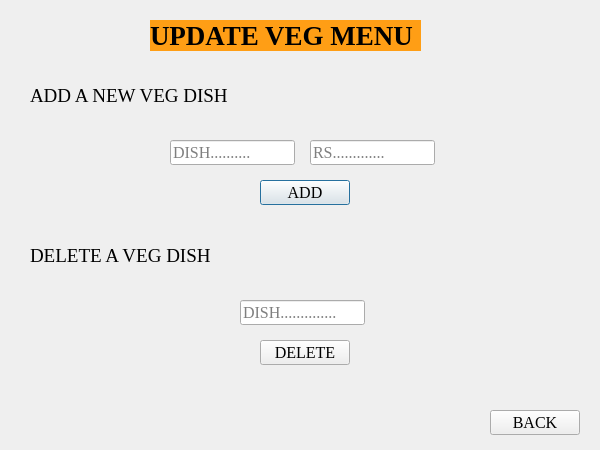
<?xml version="1.0" encoding="UTF-8"?>
<ui version="4.0">
 <class>adminVeg</class>
 <widget class="QDialog" name="adminVeg">
  <property name="geometry">
   <rect>
    <x>0</x>
    <y>0</y>
    <width>600</width>
    <height>450</height>
   </rect>
  </property>
  <property name="font">
   <font>
    <family>Times New Roman</family>
    <pointsize>12</pointsize>
   </font>
  </property>
  <property name="windowTitle">
   <string>Dialog</string>
  </property>
  <property name="styleSheet">
   <string notr="true">background-image: url(:/new/prefix1/backgr.PNG);</string>
  </property>
  <widget class="QPushButton" name="add">
   <property name="geometry">
    <rect>
     <x>260</x>
     <y>180</y>
     <width>90</width>
     <height>25</height>
    </rect>
   </property>
   <property name="font">
    <font>
     <family>Times New Roman</family>
     <pointsize>12</pointsize>
    </font>
   </property>
   <property name="styleSheet">
    <string notr="true">
</string>
   </property>
   <property name="text">
    <string>ADD</string>
   </property>
  </widget>
  <widget class="QLineEdit" name="foodPrice">
   <property name="geometry">
    <rect>
     <x>310</x>
     <y>140</y>
     <width>125</width>
     <height>25</height>
    </rect>
   </property>
   <property name="font">
    <font>
     <family>Times New Roman</family>
     <pointsize>12</pointsize>
    </font>
   </property>
   <property name="text">
    <string/>
   </property>
   <property name="placeholderText">
    <string>RS.............</string>
   </property>
  </widget>
  <widget class="QLineEdit" name="foodName">
   <property name="geometry">
    <rect>
     <x>170</x>
     <y>140</y>
     <width>125</width>
     <height>25</height>
    </rect>
   </property>
   <property name="font">
    <font>
     <family>Times New Roman</family>
     <pointsize>12</pointsize>
     <weight>50</weight>
     <bold>false</bold>
    </font>
   </property>
   <property name="text">
    <string/>
   </property>
   <property name="placeholderText">
    <string>DISH..........</string>
   </property>
  </widget>
  <widget class="QPushButton" name="back">
   <property name="geometry">
    <rect>
     <x>490</x>
     <y>410</y>
     <width>90</width>
     <height>25</height>
    </rect>
   </property>
   <property name="font">
    <font>
     <family>Times New Roman</family>
     <pointsize>12</pointsize>
     <weight>50</weight>
     <bold>false</bold>
    </font>
   </property>
   <property name="text">
    <string>BACK</string>
   </property>
  </widget>
  <widget class="QPushButton" name="del">
   <property name="geometry">
    <rect>
     <x>260</x>
     <y>340</y>
     <width>90</width>
     <height>25</height>
    </rect>
   </property>
   <property name="font">
    <font>
     <family>Times New Roman</family>
     <pointsize>12</pointsize>
    </font>
   </property>
   <property name="text">
    <string>DELETE</string>
   </property>
  </widget>
  <widget class="QLineEdit" name="delFood">
   <property name="geometry">
    <rect>
     <x>240</x>
     <y>300</y>
     <width>125</width>
     <height>25</height>
    </rect>
   </property>
   <property name="font">
    <font>
     <family>Times New Roman</family>
     <pointsize>12</pointsize>
    </font>
   </property>
   <property name="text">
    <string/>
   </property>
   <property name="placeholderText">
    <string>DISH..............</string>
   </property>
  </widget>
  <widget class="QLabel" name="label">
   <property name="geometry">
    <rect>
     <x>150</x>
     <y>20</y>
     <width>271</width>
     <height>31</height>
    </rect>
   </property>
   <property name="font">
    <font>
     <family>Times New Roman</family>
     <pointsize>20</pointsize>
     <weight>75</weight>
     <bold>true</bold>
    </font>
   </property>
   <property name="styleSheet">
    <string notr="true">background-color: rgb(255, 158, 21);
</string>
   </property>
   <property name="text">
    <string>UPDATE VEG MENU</string>
   </property>
  </widget>
  <widget class="QLabel" name="label_2">
   <property name="geometry">
    <rect>
     <x>30</x>
     <y>80</y>
     <width>201</width>
     <height>31</height>
    </rect>
   </property>
   <property name="font">
    <font>
     <family>Times New Roman</family>
     <pointsize>14</pointsize>
    </font>
   </property>
   <property name="text">
    <string>ADD A NEW VEG DISH</string>
   </property>
  </widget>
  <widget class="QLabel" name="label_3">
   <property name="geometry">
    <rect>
     <x>30</x>
     <y>240</y>
     <width>191</width>
     <height>31</height>
    </rect>
   </property>
   <property name="font">
    <font>
     <family>Times New Roman</family>
     <pointsize>14</pointsize>
    </font>
   </property>
   <property name="text">
    <string>DELETE A VEG DISH</string>
   </property>
  </widget>
 </widget>
 <resources/>
 <connections/>
</ui>
